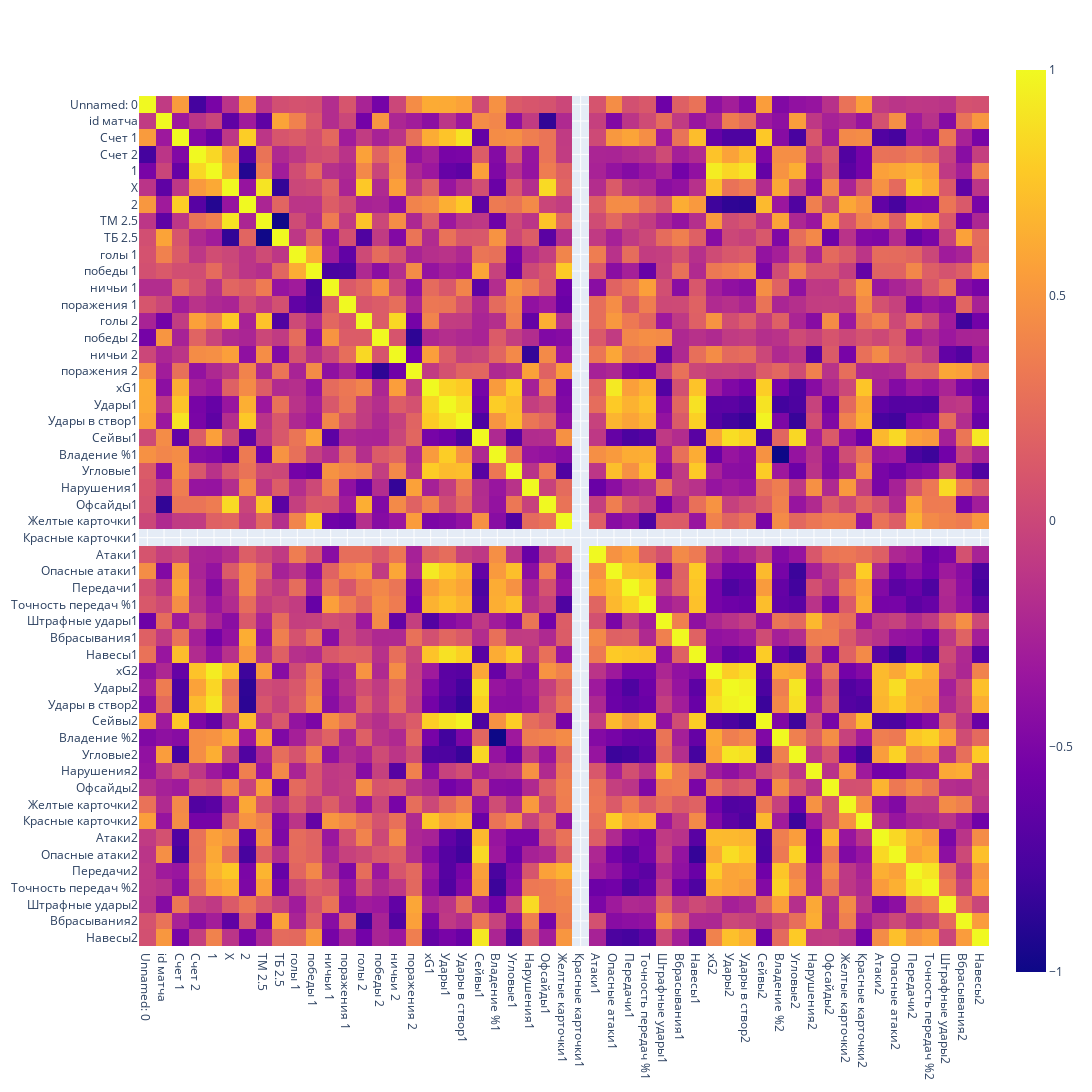

The notebook cell this image was saved under:
### Code cell
fig = px.imshow(
    data.corr(),
    text_auto=True,
    height=1200,
    width=1200
)
fig.show()

### Figure 1 — Plotly figure (JSON) as saved in the notebook; plotly's stock layout.template omitted (floating-point values rounded to 4 significant figures; data arrays with more than 128 entries replaced by an {"elided": "..."} marker saying what was removed)
{"data": [{"coloraxis": "coloraxis", "hovertemplate": "x: %{x}<br>y: %{y}<br>color: %{z}<extra></extra>", "name": "0", "texttemplate": "%{z}", "type": "heatmap", "x": ["Unnamed: 0", "id матча", "Счет 1", "Счет 2", "1", "X", "2", "ТМ 2.5", "ТБ 2.5", "голы 1", "победы 1", "ничьи 1", "поражения 1", "голы 2", "победы 2", "ничьи 2", "поражения 2", "xG1", "Удары1", "Удары в створ1", "Сейвы1", "Владение %1", "Угловые1", "Нарушения1", "Офсайды1", "Желтые карточки1", "Красные карточки1", "Атаки1", "Опасные атаки1", "Передачи1", "Точность передач %1", "Штрафные удары1", "Вбрасывания1", "Навесы1", "xG2", "Удары2", "Удары в створ2", "Сейвы2", "Владение %2", "Угловые2", "Нарушения2", "Офсайды2", "Желтые карточки2", "Красные карточки2", "Атаки2", "Опасные атаки2", "Передачи2", "Точность передач %2", "Штрафные удары2", "Вбрасывания2", "Навесы2"], "xaxis": "x", "y": ["Unnamed: 0", "id матча", "Счет 1", "Счет 2", "1", "X", "2", "ТМ 2.5", "ТБ 2.5", "голы 1", "победы 1", "ничьи 1", "поражения 1", "голы 2", "победы 2", "ничьи 2", "поражения 2", "xG1", "Удары1", "Удары в створ1", "Сейвы1", "Владение %1", "Угловые1", "Нарушения1", "Офсайды1", "Желтые карточки1", "Красные карточки1", "Атаки1", "Опасные атаки1", "Передачи1", "Точность передач %1", "Штрафные удары1", "Вбрасывания1", "Навесы1", "xG2", "Удары2", "Удары в створ2", "Сейвы2", "Владение %2", "Угловые2", "Нарушения2", "Офсайды2", "Желтые карточки2", "Красные карточки2", "Атаки2", "Опасные атаки2", "Передачи2", "Точность передач %2", "Штрафные удары2", "Вбрасывания2", "Навесы2"], "yaxis": "y", "z": {"elided": "51x51 float values"}}], "layout": {"coloraxis": {"colorscale": [[0, "#0d0887"], [0.1111, "#46039f"], [0.2222, "#7201a8"], [0.3333, "#9c179e"], [0.4444, "#bd3786"], [0.5556, "#d8576b"], [0.6667, "#ed7953"], [0.7778, "#fb9f3a"], [0.8889, "#fdca26"], [1, "#f0f921"]]}, "height": 1200, "margin": {"t": 60}, "width": 1200, "xaxis": {"anchor": "y", "constrain": "domain", "domain": [0, 1], "scaleanchor": "y"}, "yaxis": {"anchor": "x", "autorange": "reversed", "constrain": "domain", "domain": [0, 1]}}}
